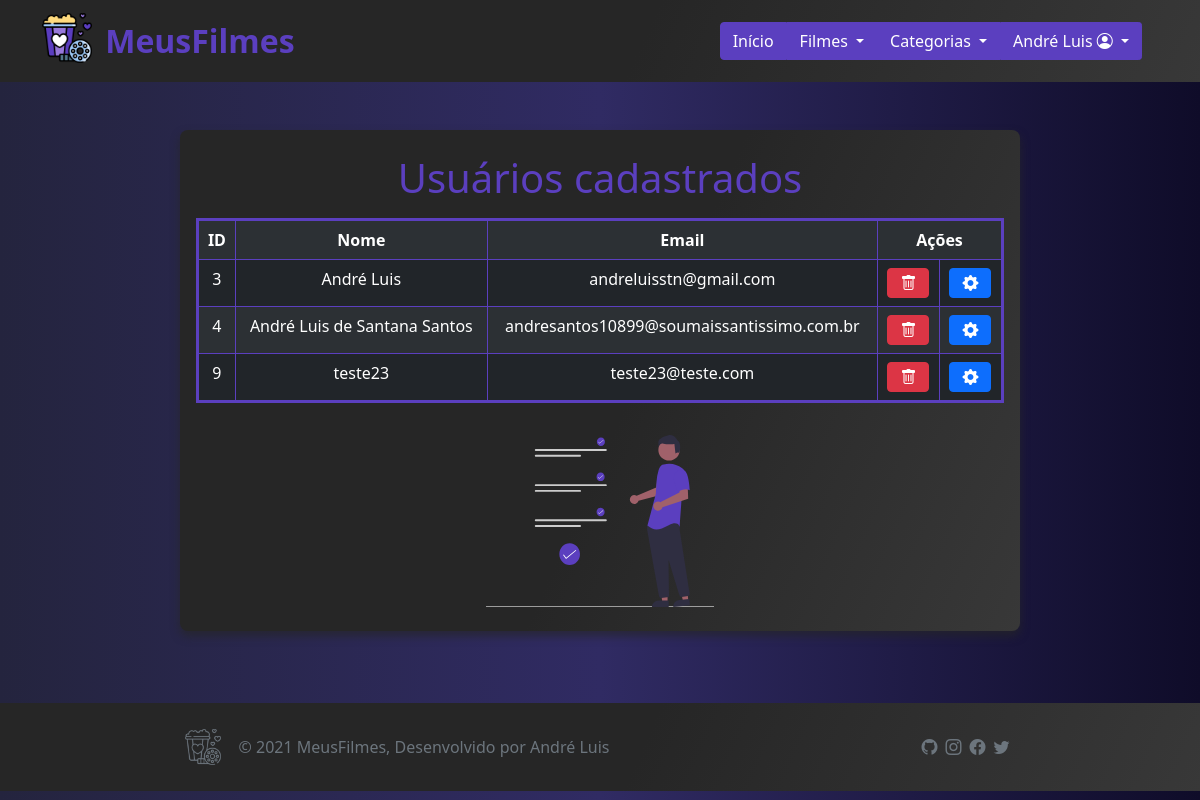
Page /listar-usuarios.php (signed in) on the committed database.
### tables this page shows
CREATE TABLE `usuarios` (
  `id` int(11) NOT NULL,
  `imagem` varchar(255) DEFAULT NULL,
  `nome` varchar(255) DEFAULT NULL,
  `email` varchar(255) DEFAULT NULL,
  `senha` varchar(255) DEFAULT NULL
);

### banco-usuarios.php (called while the page is built, shortened)
<?php
    function listarUsuarios($conexao){
        $usuarios = array();
        $resultado = mysqli_query($conexao, "select * from usuarios");
        while($usuario = mysqli_fetch_assoc($resultado)){
            array_push($usuarios, $usuario);
        }
        return $usuarios;
    }
?>

### listar-usuarios.php (the view, shortened to what this page needs)
<?php
    include("header.php");
    include("conecta.php");
    include("banco-usuarios.php");
?>
    <section class="mt-5">
        <div class="custom-home-container">
            <div id="home-pg">
                <div class="row">
                    <div class="col-md-12">
                    <h1 class="titulo-home">Usuários cadastrados</h1>
                    <?php
                    if (listarUsuarios($conexao) == null) {
                        ?>
                            <div class="row d-flex justify-content-center mt-4">
                                <div class="col-md-12">
                                    <h5 class="paragrafo-home text-muted text-center">Ops... Nenhum usuario encontrado!</h5>
                                    <img class="mx-auto d-block mt-3" style="width: 50%;" src="img/searching.svg" alt="Nada encontrado" >
                                </div>
                            </div>
                    <?php
                    } else {
                    ?>
                        <table class="table table-dark table-striped table-bordered border-padrao text-center mt-3">
                            <tr class="text-white">
                                <td><b>ID</b></td>
                                <td><b>Nome</b></td>
                                <td><b>Email</b></td>
                                <td colspan="2"><b>Ações</b></td>
                            </tr>
                        <?php
                        $usuarios = listarUsuarios($conexao);
                            foreach($usuarios as $usuario){
                        ?>
                            <tr class="text-white">
                                <td><?php echo $usuario["id"]; ?></td>
                                <td><?php echo $usuario["nome"]; ?></td>
                                <td><?php echo $usuario["email"]; ?></td>
                                <td><a class="btn btn-danger" href="remove-usuario.php?id=<?php echo $usuario["id"] ?>"><i class="bi bi-trash"></i></a></td>
                                <td><a class="btn btn-primary" href="altera-usuario-form.php?id=<?php echo $usuario["id"] ?>"><i class="bi bi-gear-fill"></td>
                            </tr>
                        <?php
                        }
                    }
                        ?>
                        </table>
                    </div>
                </div>
                <div class="row justify-content-center mt-3">
                    <div class="col-md-4 d-flex">
                        <img class="img-home mx-auto d-block" src="img/list.svg" alt="Cinema em casa">
                    </div>
                </div>
            </div>
        </div>
    </section>
<?php include("footer.php"); ?>

### css/style.css (style rules this page uses)
body { background: #0f0c29; background: -webkit-linear-gradient(to right, #24243e, #302b63, #0f0c29); background: linear-gradient(to right, #24243e, #302b63, #0f0c29); }
#home-pg { width: 70%; min-width: 300px; padding: 24px 16px 24px 16px; margin-bottom: 2%; background-color: #262626; background-image: linear-gradient( 114.1deg, rgba(38,38,38,1) 53.4%, rgba(56,56,56,1) 100.1% ); border-radius: 8px; box-shadow: 0px 5px 8px 0.025rem #262626a8; }
.custom-home-container { display: flex; justify-content: center; }
#home-pg .img-home { width: 90%; }
#home-pg .titulo-home { text-align: center; color: #5B3FBF; }
.border-padrao { border: solid 3px; border-color: #5B3FBF; }

### rows in the picture
usuarios: id "3", nome "André Luis", email "andreluisstn@gmail.com"
usuarios: id "4", nome "André Luis de Santana Santos", email "andresantos10899@soumaissantissimo.com.br"
usuarios: id "9", nome "teste23", email "teste23@teste.com"

### other values in the picture
$_SESSION["nome-usuario"] "André Luis"
